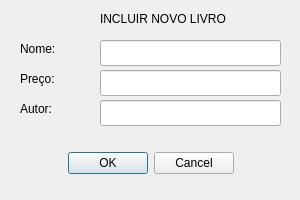
<?xml version="1.0" encoding="UTF-8"?>
<ui version="4.0">
 <class>IncluirLivro</class>
 <widget class="QDialog" name="IncluirLivro">
  <property name="geometry">
   <rect>
    <x>0</x>
    <y>0</y>
    <width>300</width>
    <height>200</height>
   </rect>
  </property>
  <property name="windowTitle">
   <string>Incluir Livro</string>
  </property>
  <widget class="QDialogButtonBox" name="buttonBoxLivro">
   <property name="geometry">
    <rect>
     <x>0</x>
     <y>150</y>
     <width>301</width>
     <height>26</height>
    </rect>
   </property>
   <property name="orientation">
    <enum>Qt::Orientation::Horizontal</enum>
   </property>
   <property name="standardButtons">
    <set>QDialogButtonBox::StandardButton::Cancel|QDialogButtonBox::StandardButton::Ok</set>
   </property>
   <property name="centerButtons">
    <bool>true</bool>
   </property>
  </widget>
  <widget class="QLabel" name="label">
   <property name="geometry">
    <rect>
     <x>100</x>
     <y>10</y>
     <width>181</width>
     <height>18</height>
    </rect>
   </property>
   <property name="text">
    <string>INCLUIR NOVO LIVRO</string>
   </property>
  </widget>
  <widget class="QLabel" name="label_2">
   <property name="geometry">
    <rect>
     <x>20</x>
     <y>40</y>
     <width>66</width>
     <height>18</height>
    </rect>
   </property>
   <property name="text">
    <string>Nome:</string>
   </property>
  </widget>
  <widget class="QLabel" name="label_3">
   <property name="geometry">
    <rect>
     <x>20</x>
     <y>70</y>
     <width>66</width>
     <height>18</height>
    </rect>
   </property>
   <property name="text">
    <string>Preço:</string>
   </property>
  </widget>
  <widget class="QLabel" name="label_4">
   <property name="geometry">
    <rect>
     <x>20</x>
     <y>100</y>
     <width>66</width>
     <height>18</height>
    </rect>
   </property>
   <property name="text">
    <string>Autor:</string>
   </property>
  </widget>
  <widget class="QLineEdit" name="lineEditNome">
   <property name="geometry">
    <rect>
     <x>100</x>
     <y>40</y>
     <width>181</width>
     <height>26</height>
    </rect>
   </property>
  </widget>
  <widget class="QLineEdit" name="lineEditPreco">
   <property name="geometry">
    <rect>
     <x>100</x>
     <y>70</y>
     <width>181</width>
     <height>26</height>
    </rect>
   </property>
  </widget>
  <widget class="QLineEdit" name="lineEditAutor">
   <property name="geometry">
    <rect>
     <x>100</x>
     <y>100</y>
     <width>181</width>
     <height>26</height>
    </rect>
   </property>
  </widget>
 </widget>
 <resources/>
 <connections>
  <connection>
   <sender>buttonBoxLivro</sender>
   <signal>accepted()</signal>
   <receiver>IncluirLivro</receiver>
   <slot>accept()</slot>
   <hints>
    <hint type="sourcelabel">
     <x>248</x>
     <y>254</y>
    </hint>
    <hint type="destinationlabel">
     <x>157</x>
     <y>274</y>
    </hint>
   </hints>
  </connection>
  <connection>
   <sender>buttonBoxLivro</sender>
   <signal>rejected()</signal>
   <receiver>IncluirLivro</receiver>
   <slot>reject()</slot>
   <hints>
    <hint type="sourcelabel">
     <x>316</x>
     <y>260</y>
    </hint>
    <hint type="destinationlabel">
     <x>286</x>
     <y>274</y>
    </hint>
   </hints>
  </connection>
 </connections>
</ui>
